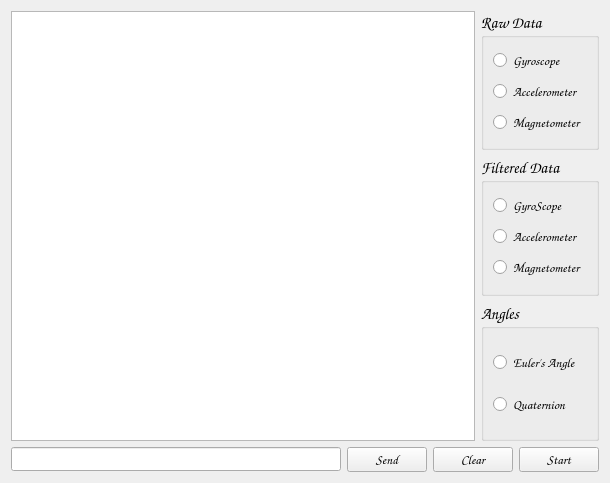
<?xml version="1.0" encoding="UTF-8"?>
<ui version="4.0">
 <class>SerialMonitor</class>
 <widget class="QWidget" name="SerialMonitor">
  <property name="geometry">
   <rect>
    <x>0</x>
    <y>0</y>
    <width>610</width>
    <height>483</height>
   </rect>
  </property>
  <property name="windowTitle">
   <string>Form</string>
  </property>
  <layout class="QVBoxLayout" name="verticalLayout_5">
   <item>
    <layout class="QHBoxLayout" name="horizontalLayout_2">
     <item>
      <widget class="QPlainTextEdit" name="plainTextEdit">
       <property name="font">
        <font>
         <family>Comic Sans MS</family>
         <pointsize>10</pointsize>
         <bold>true</bold>
        </font>
       </property>
      </widget>
     </item>
     <item>
      <layout class="QVBoxLayout" name="verticalLayout_4">
       <item>
        <widget class="QGroupBox" name="RawData_GroupBox">
         <property name="font">
          <font>
           <family>Comic Sans MS</family>
           <pointsize>12</pointsize>
           <bold>true</bold>
          </font>
         </property>
         <property name="title">
          <string>Raw Data</string>
         </property>
         <layout class="QVBoxLayout" name="verticalLayout">
          <item>
           <widget class="QRadioButton" name="Gyro_radioButton">
            <property name="font">
             <font>
              <family>Comic Sans MS</family>
              <pointsize>10</pointsize>
              <bold>true</bold>
             </font>
            </property>
            <property name="text">
             <string>Gyroscope</string>
            </property>
           </widget>
          </item>
          <item>
           <widget class="QRadioButton" name="Accel_radioButton">
            <property name="font">
             <font>
              <family>Comic Sans MS</family>
              <pointsize>10</pointsize>
              <bold>true</bold>
             </font>
            </property>
            <property name="text">
             <string>Accelerometer</string>
            </property>
           </widget>
          </item>
          <item>
           <widget class="QRadioButton" name="Mag_radioButton">
            <property name="font">
             <font>
              <family>Comic Sans MS</family>
              <pointsize>10</pointsize>
              <bold>true</bold>
             </font>
            </property>
            <property name="text">
             <string>Magnetometer</string>
            </property>
           </widget>
          </item>
         </layout>
        </widget>
       </item>
       <item>
        <widget class="QGroupBox" name="CalibratedData_GroupBox">
         <property name="font">
          <font>
           <family>Comic Sans MS</family>
           <pointsize>12</pointsize>
           <bold>true</bold>
          </font>
         </property>
         <property name="title">
          <string>Filtered Data</string>
         </property>
         <layout class="QVBoxLayout" name="verticalLayout_2">
          <item>
           <widget class="QRadioButton" name="CalGyro_radioButton">
            <property name="font">
             <font>
              <family>Comic Sans MS</family>
              <pointsize>10</pointsize>
              <bold>true</bold>
             </font>
            </property>
            <property name="text">
             <string>GyroScope</string>
            </property>
           </widget>
          </item>
          <item>
           <widget class="QRadioButton" name="CalAccel_radioBUtton">
            <property name="font">
             <font>
              <family>Comic Sans MS</family>
              <pointsize>10</pointsize>
              <bold>true</bold>
             </font>
            </property>
            <property name="text">
             <string>Accelerometer</string>
            </property>
           </widget>
          </item>
          <item>
           <widget class="QRadioButton" name="CalMag_radioButton">
            <property name="font">
             <font>
              <family>Comic Sans MS</family>
              <pointsize>10</pointsize>
              <bold>true</bold>
             </font>
            </property>
            <property name="text">
             <string>Magnetometer</string>
            </property>
           </widget>
          </item>
         </layout>
        </widget>
       </item>
       <item>
        <widget class="QGroupBox" name="Angles_GroupBox">
         <property name="font">
          <font>
           <family>Comic Sans MS</family>
           <pointsize>12</pointsize>
           <bold>true</bold>
          </font>
         </property>
         <property name="title">
          <string>Angles</string>
         </property>
         <layout class="QVBoxLayout" name="verticalLayout_3">
          <item>
           <widget class="QRadioButton" name="Eulers_radioButton">
            <property name="font">
             <font>
              <family>Comic Sans MS</family>
              <pointsize>10</pointsize>
              <bold>true</bold>
             </font>
            </property>
            <property name="text">
             <string>Euler's Angle</string>
            </property>
           </widget>
          </item>
          <item>
           <widget class="QRadioButton" name="Quaternion_radioButton">
            <property name="font">
             <font>
              <family>Comic Sans MS</family>
              <pointsize>10</pointsize>
              <bold>true</bold>
             </font>
            </property>
            <property name="text">
             <string>Quaternion</string>
            </property>
           </widget>
          </item>
         </layout>
        </widget>
       </item>
      </layout>
     </item>
    </layout>
   </item>
   <item>
    <layout class="QHBoxLayout" name="horizontalLayout">
     <item>
      <widget class="QLineEdit" name="lineEdit">
       <property name="font">
        <font>
         <family>Comic Sans MS</family>
         <bold>true</bold>
        </font>
       </property>
      </widget>
     </item>
     <item>
      <widget class="QPushButton" name="Send_Button">
       <property name="font">
        <font>
         <family>Comic Sans MS</family>
         <pointsize>10</pointsize>
         <bold>true</bold>
        </font>
       </property>
       <property name="text">
        <string>Send</string>
       </property>
      </widget>
     </item>
     <item>
      <widget class="QPushButton" name="Clear_Button">
       <property name="font">
        <font>
         <family>Comic Sans MS</family>
         <pointsize>10</pointsize>
         <bold>true</bold>
        </font>
       </property>
       <property name="text">
        <string>Clear</string>
       </property>
      </widget>
     </item>
     <item>
      <widget class="QPushButton" name="Start_Button">
       <property name="font">
        <font>
         <family>Comic Sans MS</family>
         <pointsize>10</pointsize>
         <bold>true</bold>
        </font>
       </property>
       <property name="text">
        <string>Start</string>
       </property>
      </widget>
     </item>
    </layout>
   </item>
  </layout>
 </widget>
 <resources/>
 <connections/>
</ui>
